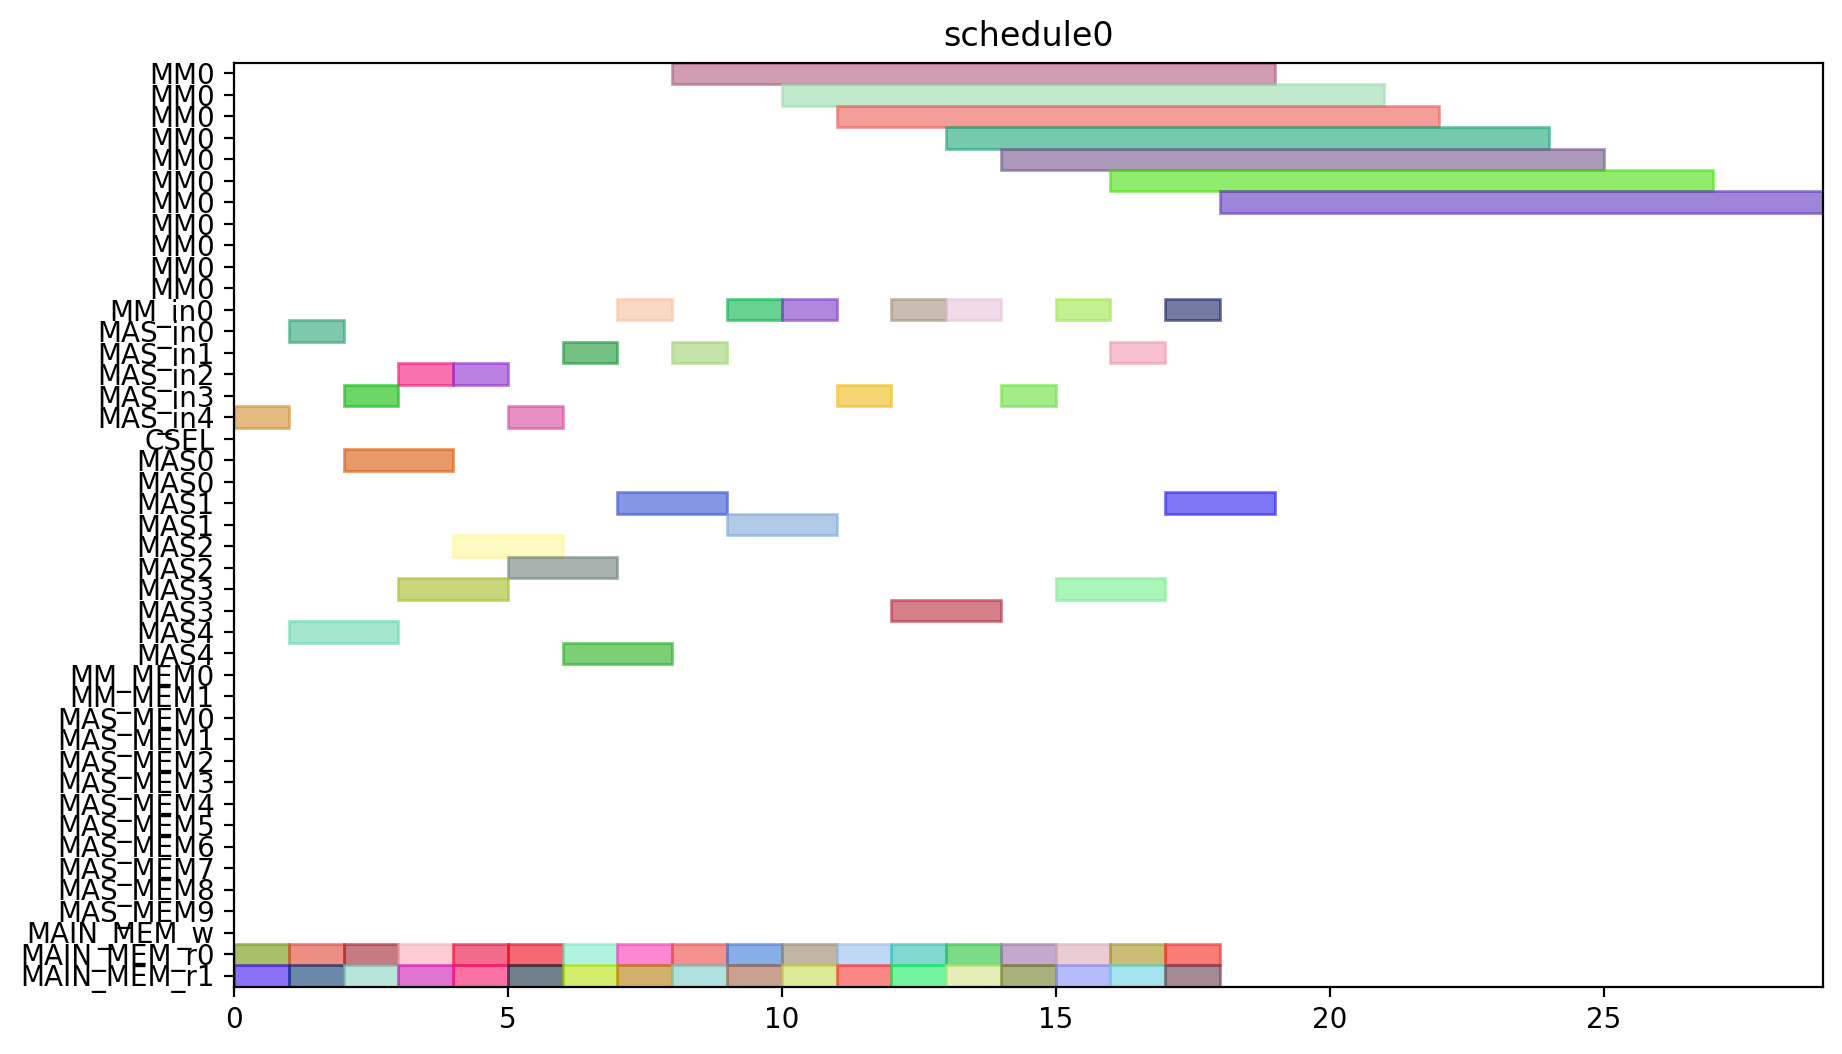

The script that drew this image:
from pyschedule import Scenario, solvers, plotters, alt


def solve():
	horizon = 120
	S = Scenario("schedule0", horizon=horizon)

	# resource
	MM = S.Resources('MM', num=1, size=11)
	MM_in = S.Resources('MM_in', num=1)
	MAS_in = S.Resources('MAS_in', num=5)
	CSEL = S.Resource('CSEL')
	MAS = S.Resources('MAS', num=5, size=2, periods=range(1, horizon))
	MM_MEM = S.Resources('MM_MEM', num=2)
	MAS_MEM = S.Resources('MAS_MEM', num=10)
	MAIN_MEM_w = S.Resource('MAIN_MEM_w', size=1)
	MAIN_MEM_r = S.Resources('MAIN_MEM_r', num=2)

	# result of previous scheduling

	# new tasks
	t0_t0 = S.Task('t0_t0', length=2, delay_cost=1)
	t0_t0 += alt(MAS)
	t0_t0_in = S.Task('t0_t0_in', length=1, delay_cost=1)
	t0_t0_in += alt(MAS_in)
	S += t0_t0_in*MAS_in[0]<=t0_t0*MAS[0]

	S += t0_t0_in*MAS_in[1]<=t0_t0*MAS[1]

	S += t0_t0_in*MAS_in[2]<=t0_t0*MAS[2]

	S += t0_t0_in*MAS_in[3]<=t0_t0*MAS[3]

	S += t0_t0_in*MAS_in[4]<=t0_t0*MAS[4]

	t0_t0_mem0 = S.Task('t0_t0_mem0', length=1, delay_cost=1)
	t0_t0_mem0 += MAIN_MEM_r[0]
	S += t0_t0_mem0 <= t0_t0

	t0_t0_mem1 = S.Task('t0_t0_mem1', length=1, delay_cost=1)
	t0_t0_mem1 += MAIN_MEM_r[1]
	S += t0_t0_mem1 <= t0_t0

	t0_t1 = S.Task('t0_t1', length=2, delay_cost=1)
	t0_t1 += alt(MAS)
	t0_t1_in = S.Task('t0_t1_in', length=1, delay_cost=1)
	t0_t1_in += alt(MAS_in)
	S += t0_t1_in*MAS_in[0]<=t0_t1*MAS[0]

	S += t0_t1_in*MAS_in[1]<=t0_t1*MAS[1]

	S += t0_t1_in*MAS_in[2]<=t0_t1*MAS[2]

	S += t0_t1_in*MAS_in[3]<=t0_t1*MAS[3]

	S += t0_t1_in*MAS_in[4]<=t0_t1*MAS[4]

	t0_t1_mem0 = S.Task('t0_t1_mem0', length=1, delay_cost=1)
	t0_t1_mem0 += MAIN_MEM_r[0]
	S += t0_t1_mem0 <= t0_t1

	t0_t1_mem1 = S.Task('t0_t1_mem1', length=1, delay_cost=1)
	t0_t1_mem1 += MAIN_MEM_r[1]
	S += t0_t1_mem1 <= t0_t1

	t0_t3 = S.Task('t0_t3', length=11, delay_cost=1)
	t0_t3 += alt(MM)
	t0_t3_in = S.Task('t0_t3_in', length=1, delay_cost=1)
	t0_t3_in += alt(MM_in)
	S += t0_t3_in*MM_in[0]<=t0_t3*MM[0]
	t0_t3_mem0 = S.Task('t0_t3_mem0', length=1, delay_cost=1)
	t0_t3_mem0 += MAIN_MEM_r[0]
	S += t0_t3_mem0 <= t0_t3

	t0_t3_mem1 = S.Task('t0_t3_mem1', length=1, delay_cost=1)
	t0_t3_mem1 += MAIN_MEM_r[1]
	S += t0_t3_mem1 <= t0_t3

	t1_t0 = S.Task('t1_t0', length=2, delay_cost=1)
	t1_t0 += alt(MAS)
	t1_t0_in = S.Task('t1_t0_in', length=1, delay_cost=1)
	t1_t0_in += alt(MAS_in)
	S += t1_t0_in*MAS_in[0]<=t1_t0*MAS[0]

	S += t1_t0_in*MAS_in[1]<=t1_t0*MAS[1]

	S += t1_t0_in*MAS_in[2]<=t1_t0*MAS[2]

	S += t1_t0_in*MAS_in[3]<=t1_t0*MAS[3]

	S += t1_t0_in*MAS_in[4]<=t1_t0*MAS[4]

	t1_t0_mem0 = S.Task('t1_t0_mem0', length=1, delay_cost=1)
	t1_t0_mem0 += MAIN_MEM_r[0]
	S += t1_t0_mem0 <= t1_t0

	t1_t0_mem1 = S.Task('t1_t0_mem1', length=1, delay_cost=1)
	t1_t0_mem1 += MAIN_MEM_r[1]
	S += t1_t0_mem1 <= t1_t0

	t1_t1 = S.Task('t1_t1', length=2, delay_cost=1)
	t1_t1 += alt(MAS)
	t1_t1_in = S.Task('t1_t1_in', length=1, delay_cost=1)
	t1_t1_in += alt(MAS_in)
	S += t1_t1_in*MAS_in[0]<=t1_t1*MAS[0]

	S += t1_t1_in*MAS_in[1]<=t1_t1*MAS[1]

	S += t1_t1_in*MAS_in[2]<=t1_t1*MAS[2]

	S += t1_t1_in*MAS_in[3]<=t1_t1*MAS[3]

	S += t1_t1_in*MAS_in[4]<=t1_t1*MAS[4]

	t1_t1_mem0 = S.Task('t1_t1_mem0', length=1, delay_cost=1)
	t1_t1_mem0 += MAIN_MEM_r[0]
	S += t1_t1_mem0 <= t1_t1

	t1_t1_mem1 = S.Task('t1_t1_mem1', length=1, delay_cost=1)
	t1_t1_mem1 += MAIN_MEM_r[1]
	S += t1_t1_mem1 <= t1_t1

	t1_t3 = S.Task('t1_t3', length=11, delay_cost=1)
	t1_t3 += alt(MM)
	t1_t3_in = S.Task('t1_t3_in', length=1, delay_cost=1)
	t1_t3_in += alt(MM_in)
	S += t1_t3_in*MM_in[0]<=t1_t3*MM[0]
	t1_t3_mem0 = S.Task('t1_t3_mem0', length=1, delay_cost=1)
	t1_t3_mem0 += MAIN_MEM_r[0]
	S += t1_t3_mem0 <= t1_t3

	t1_t3_mem1 = S.Task('t1_t3_mem1', length=1, delay_cost=1)
	t1_t3_mem1 += MAIN_MEM_r[1]
	S += t1_t3_mem1 <= t1_t3

	t2_t2 = S.Task('t2_t2', length=2, delay_cost=1)
	t2_t2 += alt(MAS)
	t2_t2_in = S.Task('t2_t2_in', length=1, delay_cost=1)
	t2_t2_in += alt(MAS_in)
	S += t2_t2_in*MAS_in[0]<=t2_t2*MAS[0]

	S += t2_t2_in*MAS_in[1]<=t2_t2*MAS[1]

	S += t2_t2_in*MAS_in[2]<=t2_t2*MAS[2]

	S += t2_t2_in*MAS_in[3]<=t2_t2*MAS[3]

	S += t2_t2_in*MAS_in[4]<=t2_t2*MAS[4]

	t2_t2_mem0 = S.Task('t2_t2_mem0', length=1, delay_cost=1)
	t2_t2_mem0 += MAIN_MEM_r[0]
	S += t2_t2_mem0 <= t2_t2

	t2_t2_mem1 = S.Task('t2_t2_mem1', length=1, delay_cost=1)
	t2_t2_mem1 += MAIN_MEM_r[1]
	S += t2_t2_mem1 <= t2_t2

	t5_t0 = S.Task('t5_t0', length=11, delay_cost=1)
	t5_t0 += alt(MM)
	t5_t0_in = S.Task('t5_t0_in', length=1, delay_cost=1)
	t5_t0_in += alt(MM_in)
	S += t5_t0_in*MM_in[0]<=t5_t0*MM[0]
	t5_t0_mem0 = S.Task('t5_t0_mem0', length=1, delay_cost=1)
	t5_t0_mem0 += MAIN_MEM_r[0]
	S += t5_t0_mem0 <= t5_t0

	t5_t0_mem1 = S.Task('t5_t0_mem1', length=1, delay_cost=1)
	t5_t0_mem1 += MAIN_MEM_r[1]
	S += t5_t0_mem1 <= t5_t0

	t5_t1 = S.Task('t5_t1', length=11, delay_cost=1)
	t5_t1 += alt(MM)
	t5_t1_in = S.Task('t5_t1_in', length=1, delay_cost=1)
	t5_t1_in += alt(MM_in)
	S += t5_t1_in*MM_in[0]<=t5_t1*MM[0]
	t5_t1_mem0 = S.Task('t5_t1_mem0', length=1, delay_cost=1)
	t5_t1_mem0 += MAIN_MEM_r[0]
	S += t5_t1_mem0 <= t5_t1

	t5_t1_mem1 = S.Task('t5_t1_mem1', length=1, delay_cost=1)
	t5_t1_mem1 += MAIN_MEM_r[1]
	S += t5_t1_mem1 <= t5_t1

	t5_t2 = S.Task('t5_t2', length=2, delay_cost=1)
	t5_t2 += alt(MAS)
	t5_t2_in = S.Task('t5_t2_in', length=1, delay_cost=1)
	t5_t2_in += alt(MAS_in)
	S += t5_t2_in*MAS_in[0]<=t5_t2*MAS[0]

	S += t5_t2_in*MAS_in[1]<=t5_t2*MAS[1]

	S += t5_t2_in*MAS_in[2]<=t5_t2*MAS[2]

	S += t5_t2_in*MAS_in[3]<=t5_t2*MAS[3]

	S += t5_t2_in*MAS_in[4]<=t5_t2*MAS[4]

	t5_t2_mem0 = S.Task('t5_t2_mem0', length=1, delay_cost=1)
	t5_t2_mem0 += MAIN_MEM_r[0]
	S += t5_t2_mem0 <= t5_t2

	t5_t2_mem1 = S.Task('t5_t2_mem1', length=1, delay_cost=1)
	t5_t2_mem1 += MAIN_MEM_r[1]
	S += t5_t2_mem1 <= t5_t2

	t5_t3 = S.Task('t5_t3', length=2, delay_cost=1)
	t5_t3 += alt(MAS)
	t5_t3_in = S.Task('t5_t3_in', length=1, delay_cost=1)
	t5_t3_in += alt(MAS_in)
	S += t5_t3_in*MAS_in[0]<=t5_t3*MAS[0]

	S += t5_t3_in*MAS_in[1]<=t5_t3*MAS[1]

	S += t5_t3_in*MAS_in[2]<=t5_t3*MAS[2]

	S += t5_t3_in*MAS_in[3]<=t5_t3*MAS[3]

	S += t5_t3_in*MAS_in[4]<=t5_t3*MAS[4]

	t5_t3_mem0 = S.Task('t5_t3_mem0', length=1, delay_cost=1)
	t5_t3_mem0 += MAIN_MEM_r[0]
	S += t5_t3_mem0 <= t5_t3

	t5_t3_mem1 = S.Task('t5_t3_mem1', length=1, delay_cost=1)
	t5_t3_mem1 += MAIN_MEM_r[1]
	S += t5_t3_mem1 <= t5_t3

	t7_t0 = S.Task('t7_t0', length=2, delay_cost=1)
	t7_t0 += alt(MAS)
	t7_t0_in = S.Task('t7_t0_in', length=1, delay_cost=1)
	t7_t0_in += alt(MAS_in)
	S += t7_t0_in*MAS_in[0]<=t7_t0*MAS[0]

	S += t7_t0_in*MAS_in[1]<=t7_t0*MAS[1]

	S += t7_t0_in*MAS_in[2]<=t7_t0*MAS[2]

	S += t7_t0_in*MAS_in[3]<=t7_t0*MAS[3]

	S += t7_t0_in*MAS_in[4]<=t7_t0*MAS[4]

	t7_t0_mem0 = S.Task('t7_t0_mem0', length=1, delay_cost=1)
	t7_t0_mem0 += MAIN_MEM_r[0]
	S += t7_t0_mem0 <= t7_t0

	t7_t0_mem1 = S.Task('t7_t0_mem1', length=1, delay_cost=1)
	t7_t0_mem1 += MAIN_MEM_r[1]
	S += t7_t0_mem1 <= t7_t0

	t7_t1 = S.Task('t7_t1', length=2, delay_cost=1)
	t7_t1 += alt(MAS)
	t7_t1_in = S.Task('t7_t1_in', length=1, delay_cost=1)
	t7_t1_in += alt(MAS_in)
	S += t7_t1_in*MAS_in[0]<=t7_t1*MAS[0]

	S += t7_t1_in*MAS_in[1]<=t7_t1*MAS[1]

	S += t7_t1_in*MAS_in[2]<=t7_t1*MAS[2]

	S += t7_t1_in*MAS_in[3]<=t7_t1*MAS[3]

	S += t7_t1_in*MAS_in[4]<=t7_t1*MAS[4]

	t7_t1_mem0 = S.Task('t7_t1_mem0', length=1, delay_cost=1)
	t7_t1_mem0 += MAIN_MEM_r[0]
	S += t7_t1_mem0 <= t7_t1

	t7_t1_mem1 = S.Task('t7_t1_mem1', length=1, delay_cost=1)
	t7_t1_mem1 += MAIN_MEM_r[1]
	S += t7_t1_mem1 <= t7_t1

	t7_t3 = S.Task('t7_t3', length=11, delay_cost=1)
	t7_t3 += alt(MM)
	t7_t3_in = S.Task('t7_t3_in', length=1, delay_cost=1)
	t7_t3_in += alt(MM_in)
	S += t7_t3_in*MM_in[0]<=t7_t3*MM[0]
	t7_t3_mem0 = S.Task('t7_t3_mem0', length=1, delay_cost=1)
	t7_t3_mem0 += MAIN_MEM_r[0]
	S += t7_t3_mem0 <= t7_t3

	t7_t3_mem1 = S.Task('t7_t3_mem1', length=1, delay_cost=1)
	t7_t3_mem1 += MAIN_MEM_r[1]
	S += t7_t3_mem1 <= t7_t3

	t10_t0 = S.Task('t10_t0', length=11, delay_cost=1)
	t10_t0 += alt(MM)
	t10_t0_in = S.Task('t10_t0_in', length=1, delay_cost=1)
	t10_t0_in += alt(MM_in)
	S += t10_t0_in*MM_in[0]<=t10_t0*MM[0]
	t10_t0_mem0 = S.Task('t10_t0_mem0', length=1, delay_cost=1)
	t10_t0_mem0 += MAIN_MEM_r[0]
	S += t10_t0_mem0 <= t10_t0

	t10_t0_mem1 = S.Task('t10_t0_mem1', length=1, delay_cost=1)
	t10_t0_mem1 += MAIN_MEM_r[1]
	S += t10_t0_mem1 <= t10_t0

	t10_t1 = S.Task('t10_t1', length=11, delay_cost=1)
	t10_t1 += alt(MM)
	t10_t1_in = S.Task('t10_t1_in', length=1, delay_cost=1)
	t10_t1_in += alt(MM_in)
	S += t10_t1_in*MM_in[0]<=t10_t1*MM[0]
	t10_t1_mem0 = S.Task('t10_t1_mem0', length=1, delay_cost=1)
	t10_t1_mem0 += MAIN_MEM_r[0]
	S += t10_t1_mem0 <= t10_t1

	t10_t1_mem1 = S.Task('t10_t1_mem1', length=1, delay_cost=1)
	t10_t1_mem1 += MAIN_MEM_r[1]
	S += t10_t1_mem1 <= t10_t1

	t10_t2 = S.Task('t10_t2', length=2, delay_cost=1)
	t10_t2 += alt(MAS)
	t10_t2_in = S.Task('t10_t2_in', length=1, delay_cost=1)
	t10_t2_in += alt(MAS_in)
	S += t10_t2_in*MAS_in[0]<=t10_t2*MAS[0]

	S += t10_t2_in*MAS_in[1]<=t10_t2*MAS[1]

	S += t10_t2_in*MAS_in[2]<=t10_t2*MAS[2]

	S += t10_t2_in*MAS_in[3]<=t10_t2*MAS[3]

	S += t10_t2_in*MAS_in[4]<=t10_t2*MAS[4]

	t10_t2_mem0 = S.Task('t10_t2_mem0', length=1, delay_cost=1)
	t10_t2_mem0 += MAIN_MEM_r[0]
	S += t10_t2_mem0 <= t10_t2

	t10_t2_mem1 = S.Task('t10_t2_mem1', length=1, delay_cost=1)
	t10_t2_mem1 += MAIN_MEM_r[1]
	S += t10_t2_mem1 <= t10_t2

	t10_t3 = S.Task('t10_t3', length=2, delay_cost=1)
	t10_t3 += alt(MAS)
	t10_t3_in = S.Task('t10_t3_in', length=1, delay_cost=1)
	t10_t3_in += alt(MAS_in)
	S += t10_t3_in*MAS_in[0]<=t10_t3*MAS[0]

	S += t10_t3_in*MAS_in[1]<=t10_t3*MAS[1]

	S += t10_t3_in*MAS_in[2]<=t10_t3*MAS[2]

	S += t10_t3_in*MAS_in[3]<=t10_t3*MAS[3]

	S += t10_t3_in*MAS_in[4]<=t10_t3*MAS[4]

	t10_t3_mem0 = S.Task('t10_t3_mem0', length=1, delay_cost=1)
	t10_t3_mem0 += MAIN_MEM_r[0]
	S += t10_t3_mem0 <= t10_t3

	t10_t3_mem1 = S.Task('t10_t3_mem1', length=1, delay_cost=1)
	t10_t3_mem1 += MAIN_MEM_r[1]
	S += t10_t3_mem1 <= t10_t3

	solvers.mip.solve(S,msg=1,kind='CPLEX',ratio_gap=1.01)

	solution = [['hoge']*len(S.solution()[1]) for i in range(len(S.solution()))]
	for i in range(len(S.solution())):
		for j in range(len(S.solution()[i])):
			solution[i][j]=str(S.solution()[i][j])
	print(solution)

	cycles = int(solution[-1][3])

	pic_file_name = "/mnt/rose/usr1/fukuda/ABE/multiRAM_multiMAS_16mux/scheduling_result/stage11MM1_stage2MAS5/EP2_DBL_w_EVAL/schedule0.png"
	if(S.solution() != []):
		plotters.matplotlib.plot(S,img_filename=pic_file_name, show_task_labels=False, fig_size=(cycles*0.25+3, 6))

	return solution
